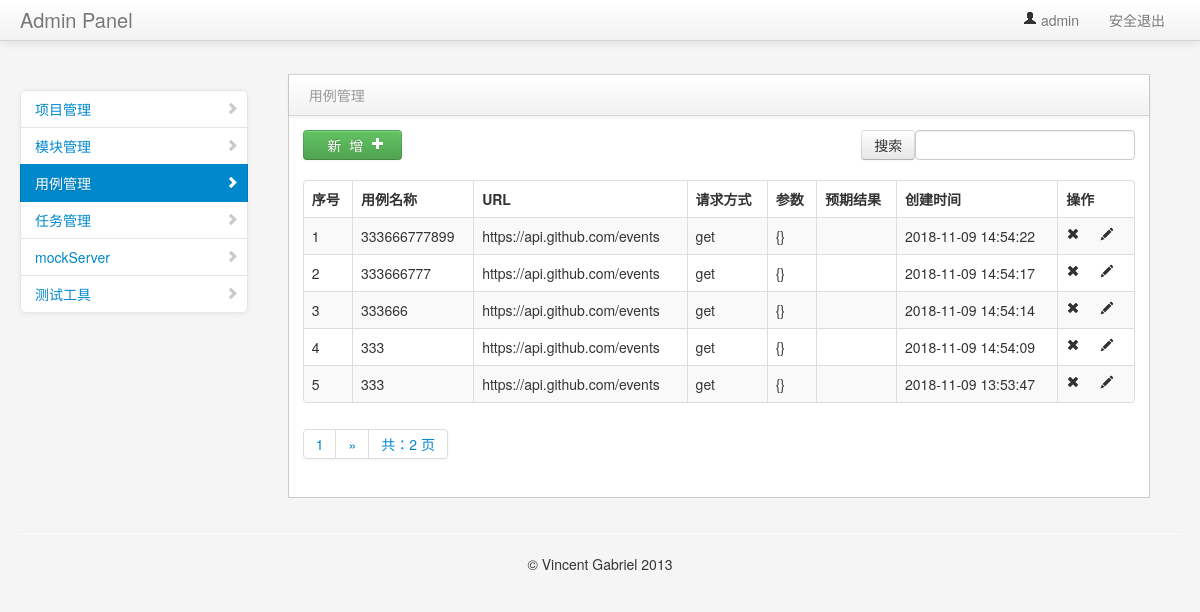
/interface/case_manage/ (signed in), run on an earlier commit of the app's database.
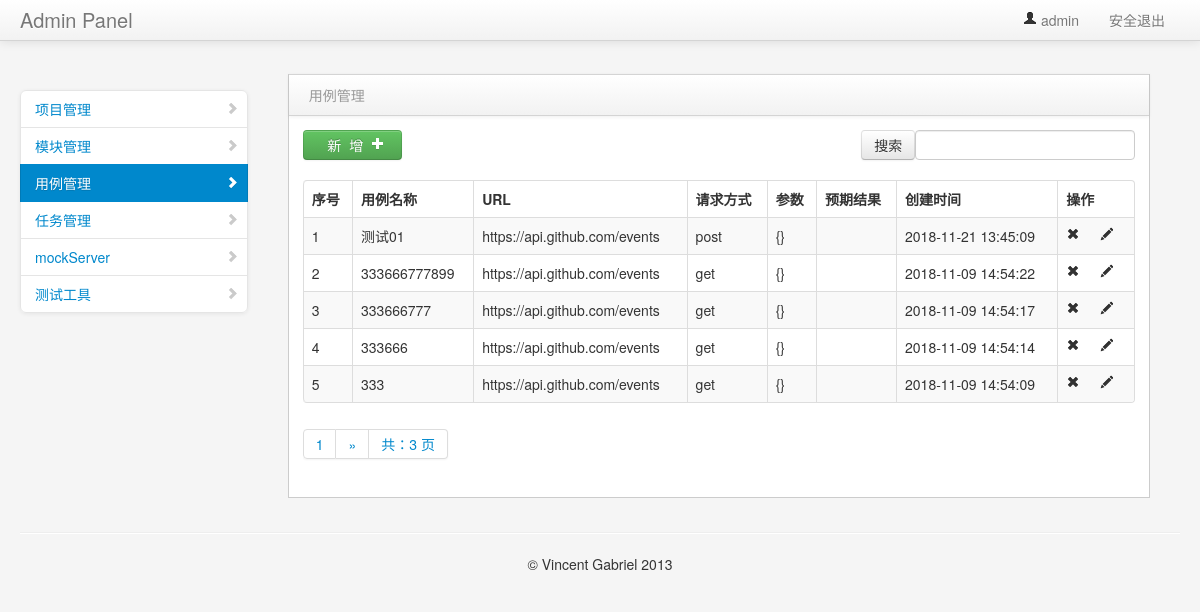
And on a later commit of the database.
### interface_app/models.py (models this page shows, shortened)
class TestCase(models.Model):
    module = models.ForeignKey(Model, on_delete=models.CASCADE)
    name = models.CharField("名称",max_length=50,default="")
    url = models.CharField("URL",max_length=50,default="")
    req_methed = models.CharField("方法", max_length=50,default="")
    req_type = models.CharField("参数类型", max_length=50,default="")
    req_header = models.TextField("HEADER",default="")
    req_para = models.TextField("参数",default="")
    response_assert = models.TextField("验证",default="")
    creator = models.TextField("创建人",default="")
    create_time = models.DateTimeField("创建时间", auto_now=True)

### interface_app/views/testcase_view.py (the view)
# urls.py: path("case_manage/", testcase_view.case_manage),
@login_required
def case_manage(request):
    if request.method == "GET":
        task_list = TestCase.objects.all().order_by("-create_time")
        contacts = page(request,task_list)
        return render(request,"case_manage.html",{"type":"list","contacts": contacts})
    else:
        return "404"

### common/page_help.py (called while the page is built)
def page(request,obj,count=5):
    paginator = Paginator(obj, count)
    page = request.GET.get("page")
    try:
        contacts = paginator.get_page(page)
    except EmptyPage:
        contacts = paginator.page(1)
    except PageNotAnInteger:
        contacts = paginator.page(paginator.num_pages)
    return contacts

### templates/case_manage.html (shortened to what the changed rows need)
{% extends "common/nav.html" %}
{% block context %}
<div class="span9" id="content">
    <div class="row-fluid">
{% if type == 'list'%}
     <div class="block">
        <div class="navbar navbar-inner block-header">
            <div class="muted pull-left">用例管理</div>
        </div>
        <div class="block-content collapse in">
            <div class="span12">
               <div class="table-toolbar">
                  <div class="btn-group">
                     <a><button class="btn btn-success" onclick="window.location.href='/interface/add_case/'">&nbsp&nbsp&nbsp新&nbsp&nbsp增&nbsp&nbsp<i class="icon-plus icon-white"></i>&nbsp</button></a>
                  </div>
                   <div class="btn-group pull-right">
                         <div class="dataTables_filter" id="example_filter">
                             <form method="get" action="/interface/search_case/">
                              <input class="btn" type="submit" value="搜索">
                              <label><input type="text" aria-controls="example" id="search_case" name="search_case"></label>
                             </form>
                        </div>
                    </div>
               </div>
                <table cellpadding="0" cellspacing="0" border="0" class="table table-striped table-bordered" id="example2">
                    <thead>
                        <tr>
                            <th>序号</th>
                            <th>用例名称</th>
                            <th>URL</th>
                            <th>请求方式</th>
                            <th>参数</th>
                            <th>预期结果</th>
                            <th>创建时间</th>
                            <th>操作</th>
                        </tr>
                    </thead>
                    <tbody>
                    {% for data in contacts %}
                        <tr class="gradeU">
                            <td>{{forloop.counter }}</td>
                            <td class="center">{{data.name}}</td>
                            <td>{{data.url}}</td>
                            <td>{{data.req_methed}}</td>
                            <td>{{data.req_para}}</td>
                            <td>{{data.response_assert}}</td>
                            <td class="center">{{ data.create_time | date:"Y-m-d H:i:s" }}</td>
                            <td class="center" style="width: 60px;">
                                <a onclick="del_id('{{ data.id }}')"><i class="icon-remove"></i></a>
                                <a href="/interface/edit_case/{{data.id}}"><i class="icon-pencil"></i></a>
                            </td>
                        </tr>
                    {% endfor %}
                    </tbody>
                </table>
            </div>
          <div class="pagination">
            <span class="step-links">
              <ul class="pagination">
                 <li><a href="#">{{ contacts.number }}</a></li>
                {% if contacts.has_next %}
                  {% if phone %}
                    <li><a href="?search_case={{ search_case }}&page={{ contacts.next_page_number }}">&raquo;</a></li>
                  {% else %}
                   <li><a href="?search_case={{ search_case }}&page={{ contacts.next_page_number }}">&raquo;</a></li>
                  {% endif %}
                {% endif %}
                <li><a href="#">共：{{ contacts.paginator.num_pages }} 页</a></li>
              </ul>
            </span>
          </div>
        </div>
     </div>
    </div>
</div>
 {% endif %}
{% endblock context %}

What changed in the data, as far as the page shows it:
no longer on this page (row unchanged): TestCase: name "333", url "https://api.github.com/events", req_methed "get", req_para "{}", create_time "2018-11-09 13:53:47"
added TestCase: name "测试01", url "https://api.github.com/events", req_methed "post", req_para "{}", create_time "2018-11-21 13:45:09"
Also different on the page:
{{ contacts.paginator.num_pages }}: "2" → "3"
